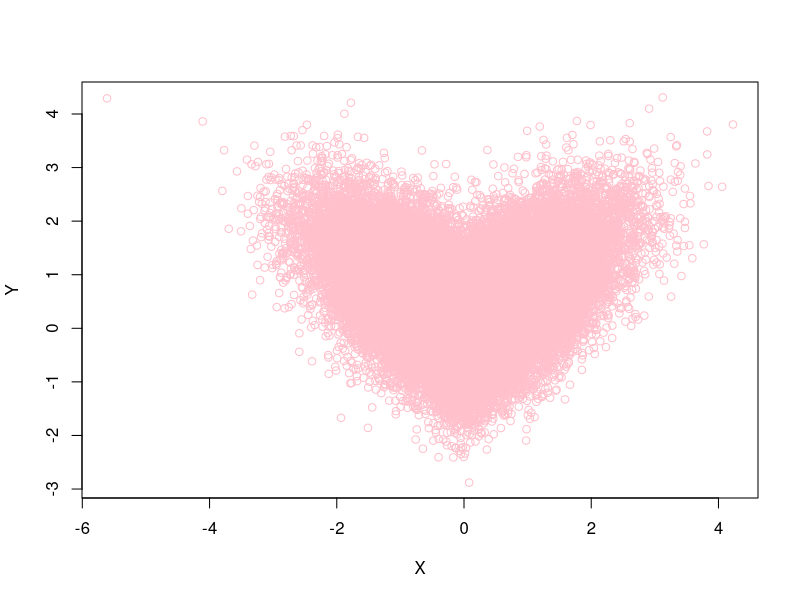

Here is the R script that generated this plot:
## 绘制一个心形图案
n=50000;
r=0.7;r_e=(1-r*r)^.5;
X=rnorm(n);
Y=X*r+r_e*rnorm(n);
Y=ifelse(X>0,Y,-Y);
plot(X,Y,col="pink")
